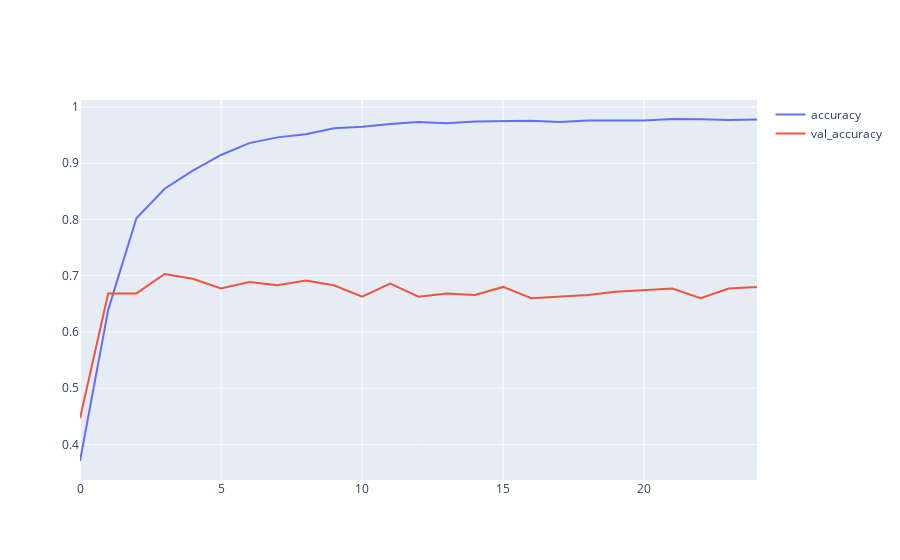

Notebook code cell kept with this figure:
### Markdown cell above
---
### ** >>> Exercise 6 (Take home): **  

Plot the Training and Validation Accuracy and Loss (different plots), just like the images below.(Note: the pictures below are an example from a different model). How to interpret the graphs you got? How are they related to the concept of overfitting/underfitting covered in class?
<table><tr>
    <td><img src="pics/pic3.png" style="width: 300px;"/> </td>
    <td><img src="pics/pic4.png" style="width: 300px;"/> </td>
</tr></table>

### Code cell
import plotly.graph_objects as go

x_data = list(range(25))
trace1 = go.Scatter(x=x_data, y=training_log['accuracy'], mode='lines', name = "accuracy")
trace2 = go.Scatter(x=x_data, y=training_log['val_accuracy'], mode='lines', name = "val_accuracy")
fig = go.Figure(data=[trace1, trace2])
fig.show()

### Figure 1 — Plotly figure (JSON) as saved in the notebook; plotly's stock layout.template omitted (floating-point values rounded to 4 significant figures)
{"data": [{"mode": "lines", "name": "accuracy", "type": "scatter", "x": [0, 1, 2, 3, 4, 5, 6, 7, 8, 9, 10, 11, 12, 13, 14, 15, 16, 17, 18, 19, 20, 21, 22, 23, 24], "y": [0.3706, 0.6394, 0.8021, 0.8547, 0.8868, 0.9148, 0.9358, 0.946, 0.9516, 0.9624, 0.9651, 0.9698, 0.9732, 0.9709, 0.9743, 0.9745, 0.9754, 0.9734, 0.9762, 0.9759, 0.9762, 0.9787, 0.9784, 0.9768, 0.9776]}, {"mode": "lines", "name": "val_accuracy", "type": "scatter", "x": [0, 1, 2, 3, 4, 5, 6, 7, 8, 9, 10, 11, 12, 13, 14, 15, 16, 17, 18, 19, 20, 21, 22, 23, 24], "y": [0.4467, 0.6686, 0.6686, 0.7032, 0.6945, 0.6772, 0.6888, 0.683, 0.6916, 0.683, 0.6628, 0.6859, 0.6628, 0.6686, 0.6657, 0.6801, 0.6599, 0.6628, 0.6657, 0.6715, 0.6744, 0.6772, 0.6599, 0.6772, 0.6801]}], "layout": {}}
